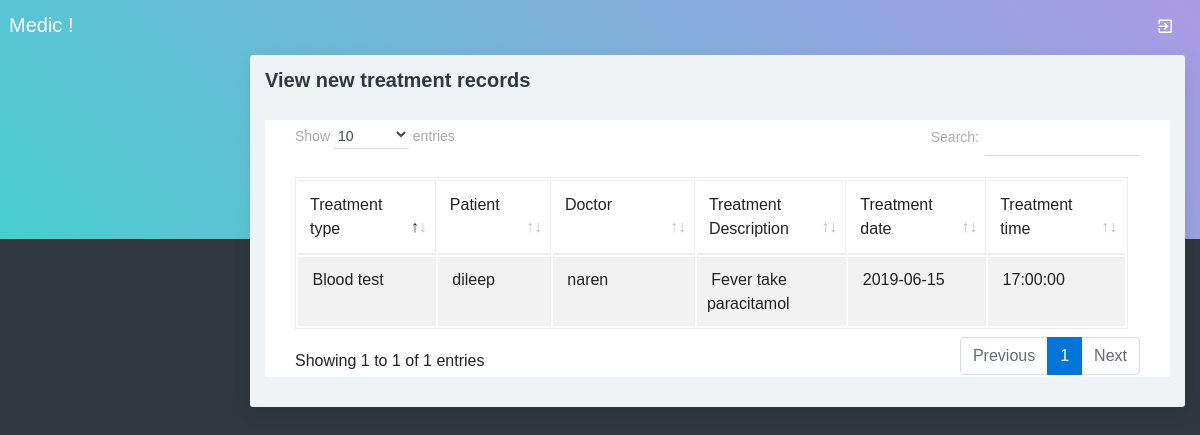
The page /viewtreatmentrecord.php on the database its author committed.
### tables this page shows
CREATE TABLE `treatment_records` (
  `treatment_records_id` int(10) NOT NULL,
  `treatmentid` int(10) NOT NULL,
  `appointmentid` int(10) NOT NULL,
  `patientid` int(10) NOT NULL,
  `doctorid` int(10) NOT NULL,
  `treatment_description` text NOT NULL,
  `uploads` varchar(100) NOT NULL,
  `treatment_date` date NOT NULL,
  `treatment_time` time NOT NULL,
  `status` varchar(10) NOT NULL
);

CREATE TABLE `treatment` (
  `treatmentid` int(10) NOT NULL,
  `treatmenttype` varchar(25) NOT NULL,
  `treatment_cost` decimal(10,2) NOT NULL,
  `note` text NOT NULL,
  `status` varchar(10) NOT NULL
);

CREATE TABLE `patient` (
  `patientid` int(10) NOT NULL,
  `patientname` varchar(50) NOT NULL,
  `admissiondate` date NOT NULL,
  `admissiontime` time NOT NULL,
  `address` varchar(250) NOT NULL,
  `mobileno` varchar(15) NOT NULL,
  `city` varchar(25) NOT NULL,
  `pincode` varchar(20) NOT NULL,
  `loginid` varchar(50) NOT NULL,
  `password` varchar(25) NOT NULL,
  `bloodgroup` varchar(20) NOT NULL,
  `gender` varchar(10) NOT NULL,
  `dob` date NOT NULL,
  `status` varchar(10) NOT NULL
);

CREATE TABLE `doctor` (
  `doctorid` int(10) NOT NULL,
  `doctorname` varchar(50) NOT NULL,
  `mobileno` varchar(15) NOT NULL,
  `departmentid` int(10) NOT NULL,
  `loginid` varchar(25) NOT NULL,
  `password` varchar(25) NOT NULL,
  `status` varchar(10) NOT NULL,
  `education` varchar(25) NOT NULL,
  `experience` float(11,1) NOT NULL,
  `consultancy_charge` float(10,2) NOT NULL
);

### viewtreatmentrecord.php (the view, shortened to what this page needs)
<?php
include("adformheader.php");
include("dbconnection.php");
?>
<div class="container-fluid">
  <div class="block-header">
    <h2>View new treatment records</h2>
  </div>
  <div class="card">
    <section class="container">
     <table class="table table-bordered table-striped table-hover js-basic-example dataTable">
     	<thead>
     		 <tr>
            <td width="71"	scope="col">Treatment type</td>
            <td width="52"	scope="col">Patient</td>
            <td width="78"	scope="col">Doctor</td>
            <td width="82"	scope="col">Treatment Description</td>
            <td width="43"	scope="col">Treatment date</td>
            <td width="43"	scope="col">Treatment time</td>
          </tr>
     	</thead>
        <tbody>
          <?php
		$sql ="SELECT * FROM treatment_records where status='Active'";
		$qsql = mysqli_query($con,$sql);
		while($rs = mysqli_fetch_array($qsql))
		{
			$sqlpat = "SELECT * FROM patient WHERE patientid='$rs[patientid]'";
			$qsqlpat = mysqli_query($con,$sqlpat);
			$rspat = mysqli_fetch_array($qsqlpat);
			$sqldoc= "SELECT * FROM doctor WHERE doctorid='$rs[doctorid]'";
			$qsqldoc = mysqli_query($con,$sqldoc);
			$rsdoc = mysqli_fetch_array($qsqldoc);
			$sqltreatment= "SELECT * FROM treatment WHERE treatmentid='$rs[treatmentid]'";
			$qsqltreatment = mysqli_query($con,$sqltreatment);
			$rstreatment = mysqli_fetch_array($qsqltreatment);
        echo "<tr>
          <td>&nbsp;$rstreatment[treatmenttype]</td>
		   <td>&nbsp;$rspat[patientname]</td>
		    <td>&nbsp;$rsdoc[doctorname]</td>
			<td>&nbsp;$rs[treatment_description]</td>
			 <td>&nbsp;$rs[treatment_date]</td>
			  <td>&nbsp;$rs[treatment_time]</td>";
       echo " </tr>";
		}
		?>
        </tbody>
      </table>
</section>
</div>
</div>
<?php
include("adformfooter.php");
?>

### rows shown on the page
treatment_records: treatmentid.treatmenttype "Blood test", patientid.patientname "dileep", doctorid.doctorname "naren", treatment_description "Fever take paracitamol", treatment_date "2019-06-15", treatment_time "17:00:00"
